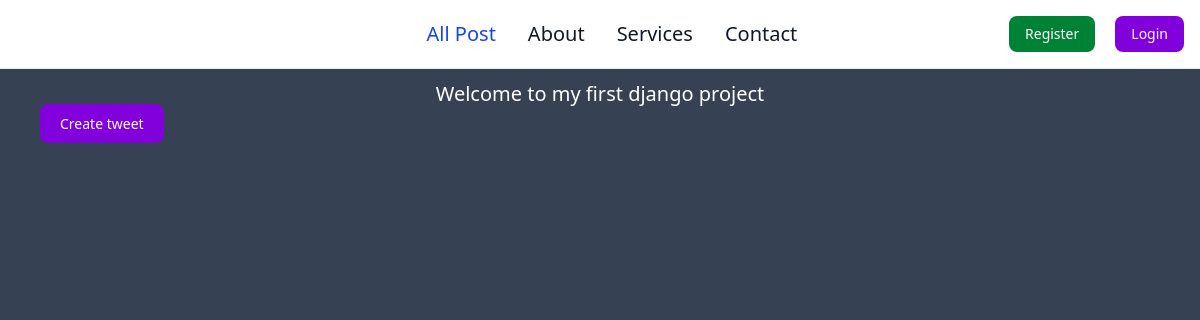
The page /tweet/ on the database as committed earlier.
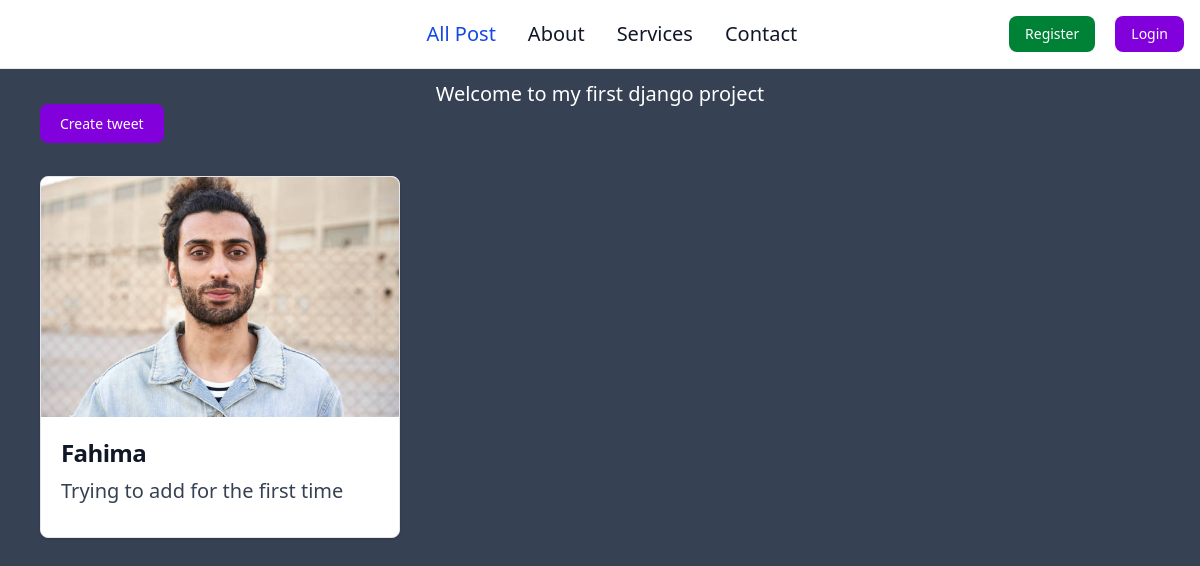
The same page on the database as committed later.
### tweet/models.py (models this page shows, shortened)
class Tweet(models.Model):
    user = models.ForeignKey(User, on_delete=models.CASCADE)
    text = models.TextField(max_length=250)
    photo = models.ImageField(upload_to="photos/", blank=True, null=True)
    created_at = models.DateTimeField(auto_now_add=True)
    updated_at = models.DateTimeField(auto_now=True)

### tweet/views.py (the view)
# urls.py: path("", views.tweet_list, name="tweet_list"),
def tweet_list(request):
    tweets = Tweet.objects.all().order_by("-created_at")
    return render(request, "tweet_list.html", {"tweets": tweets})

### tweet/templates/tweet_list.html (shortened to what this page needs)
{% extends "layout.html" %}
{% block content %}
<h1 class="text-center mt-4">Welcome to my first django project</h1>
<a
  href="{% url 'tweet_create' %}"
  class="text-white bg-purple-700 hover:bg-purple-800 font-medium rounded-lg text-sm px-5 py-2.5 mb-2"
  >Create tweet
</a>
<div class="my-10 grid grid-cols-3 gap-5">
  {% for tweet in tweets %}
  <div
    class="max-w-sm bg-white border border-gray-200 rounded-lg shadow-sm dark:bg-gray-800 dark:border-gray-700"
  >
    <img class="rounded-t-lg h-60 w-full" src="{{tweet.photo.url}}" alt="" />
    <div class="p-5">
      <h5
        class="mb-2 capitalize text-2xl font-bold tracking-tight text-gray-900 dark:text-white"
      >
        {{tweet.user.username}}
      </h5>
      <p class="mb-3 font-normal text-gray-700 dark:text-gray-400">
        {{tweet.text}}
      </p>
    </div>
  </div>
  {% endfor %}
</div>
{% endblock %}

### templates/layout.html (shortened to what this page needs)
{% load static %}
<!DOCTYPE html>
<html lang="en">
  <head>
    <script src="https://cdn.jsdelivr.net/npm/@tailwindcss/browser@4"></script>
  </head>
  <body class="bg-gray-700 text-white text-xl">
    <nav
      class="bg-white dark:bg-gray-900 fixed w-full z-20 top-0 start-0 border-b border-gray-200 dark:border-gray-600"
    >
      <div
        class="max-w-screen-xl flex flex-wrap items-center justify-between mx-auto p-4"
      >
        <span
          class="self-center text-2xl font-semibold whitespace-nowrap dark:text-white"
          >Django Learning</span
        >
        <div class="flex md:order-2 space-x-3 md:space-x-0 rtl:space-x-reverse">
          {% if user.is_authenticated %}
          <form method="post" account="{% url 'logout' %}">
            {% csrf_token %} {{form.as_p}}
            <button
              type="submit"
              class="text-white bg-red-700 hover:bg-red-800 font-medium rounded-lg text-sm px-5 py-2.5 mb-2"
            >
              Logout
            </button>
          </form>
          {% else %}
          <div class="flex gap-5">
            <a
              type="button"
              href="{% url 'register' %}"
              class="text-white bg-green-700 hover:bg-green-800 focus:ring-4 focus:outline-none focus:ring-green-300 font-medium rounded-lg text-sm px-4 py-2 text-center dark:bg-green-600 dark:hover:bg-green-700 dark:focus:ring-green-800"
            >
              Register
            </a>
            <a
              type="button"
              href="{% url 'login' %}"
              class="text-white bg-purple-700 hover:bg-purple-800 focus:ring-4 focus:outline-none focus:ring-purple-300 font-medium rounded-lg text-sm px-4 py-2 text-center dark:bg-purple-600 dark:hover:bg-purple-700 dark:focus:ring-purple-800"
            >
              Login
            </a>
          </div>
          {% endif %}
        </div>
        <div
          class="items-center justify-between hidden w-full md:flex md:w-auto md:order-1"
          id="navbar-sticky"
        >
          <ul
            class="flex flex-col p-4 md:p-0 mt-4 font-medium border border-gray-100 rounded-lg bg-gray-50 md:space-x-8 rtl:space-x-reverse md:flex-row md:mt-0 md:border-0 md:bg-white dark:bg-gray-800 md:dark:bg-gray-900 dark:border-gray-700"
          >
            <li>
              <a
                href="{% url 'tweet_list' %}"
                class="block py-2 px-3 text-white bg-blue-700 rounded-sm md:bg-transparent md:text-blue-700 md:p-0 md:dark:text-blue-500"
                aria-current="page"
                >All Post</a
              >
            </li>
            <li>
              <a
                href="#"
                class="block py-2 px-3 text-gray-900 rounded-sm hover:bg-gray-100 md:hover:bg-transparent md:hover:text-blue-700 md:p-0 md:dark:hover:text-blue-500 dark:text-white dark:hover:bg-gray-700 dark:hover:text-white md:dark:hover:bg-transparent dark:border-gray-700"
                >About</a
              >
            </li>
            <li>
              <a
                href="#"
                class="block py-2 px-3 text-gray-900 rounded-sm hover:bg-gray-100 md:hover:bg-transparent md:hover:text-blue-700 md:p-0 md:dark:hover:text-blue-500 dark:text-white dark:hover:bg-gray-700 dark:hover:text-white md:dark:hover:bg-transparent dark:border-gray-700"
                >Services</a
              >
            </li>
            <li>
              <a
                href="#"
                class="block py-2 px-3 text-gray-900 rounded-sm hover:bg-gray-100 md:hover:bg-transparent md:hover:text-blue-700 md:p-0 md:dark:hover:text-blue-500 dark:text-white dark:hover:bg-gray-700 dark:hover:text-white md:dark:hover:bg-transparent dark:border-gray-700"
                >Contact</a
              >
            </li>
          </ul>
        </div>
      </div>
    </nav>
    <div class="mx-10 mt-20">{% block content %} {% endblock %}</div>
  </body>
</html>

Rows that differ between the two databases and show on the page:
added Tweet: photo (picture), user.username "Fahima", text "Trying to add for the first time"
